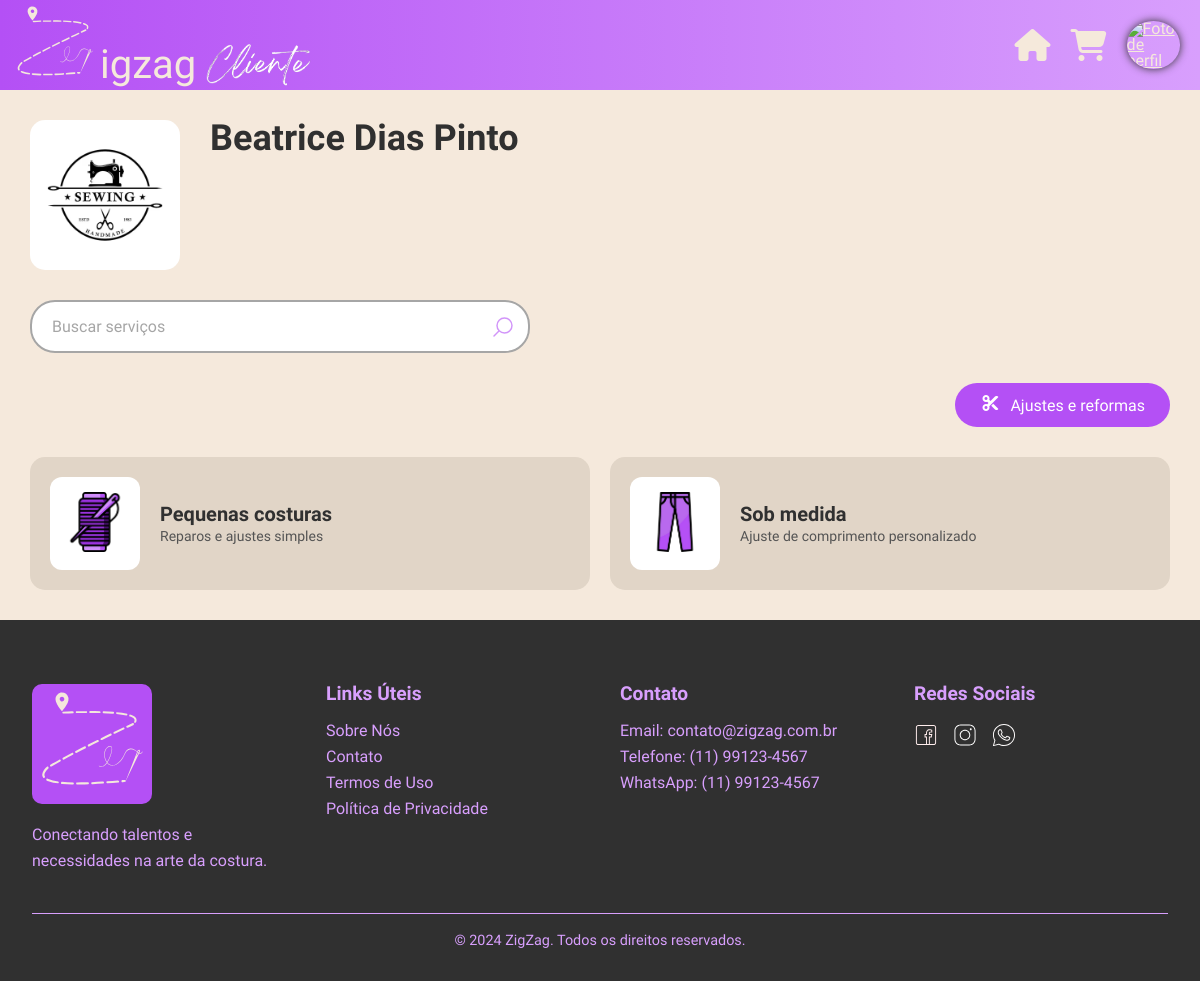
/cliente/loja/index.php?cos=1, run on the app's committed database.
### tables this page shows
CREATE TABLE IF NOT EXISTS tbl_costureiro
(
    cos_id integer NOT NULL PRIMARY KEY AUTO_INCREMENT,

    cos_email varchar(320) NOT NULL,
    cos_senhaHash varchar(128) NOT NULL,

    cos_nome varchar(64),
    cos_telefone bigint,
    cos_cpf bigint,
    cos_cnpj bigint,

    cos_perfil varchar(255) DEFAULT 'default.png',
    cos_verificado tinyint DEFAULT 0,

     
    cos_rua varchar(64),
    cos_bairro varchar(32),
    cos_numero int,
    cos_complemento tinytext,
    cos_cidade varchar(32),
    cos_estado varchar(2),
    cos_cep int
);

CREATE TABLE IF NOT EXISTS tbl_servico
(
    ser_id integer NOT NULL PRIMARY KEY AUTO_INCREMENT,
    ser_nome varchar(32)
);

### web/cliente/bancoCliente.php (called while the page is built, shortened)
<?php
function buscarCostureira($conexao, $cos_id)
{
    $queryCatalogos =   "SELECT *
                        FROM tbl_costureiro
                        WHERE cos_id = $cos_id;";
    $resultadoCatalogos = mysqli_query($conexao, $queryCatalogos);
    if ($resultadoCatalogos) {
        return mysqli_fetch_assoc($resultadoCatalogos);
    } else {
        return false;
    }
}
function buscarServicosDaCostureira($conexao, $cos_id)
{
    $queryCatalogos = "SELECT *
                        FROM tbl_servico
                        WHERE ser_id = ANY
                        (
                        SELECT ser_id
                        FROM tbl_costureiro AS cos JOIN tbl_catalogo AS cat ON cos.cos_id = cat.cos_id
                        WHERE cos.cos_id = $cos_id
                        AND ser_id != 10
                        );";
    $resultadoCatalogos = mysqli_query($conexao, $queryCatalogos);
    if ($resultadoCatalogos) {
        return mysqli_fetch_all($resultadoCatalogos, MYSQLI_ASSOC);
    } else {
        return false;
    }
}
?>

### web/cliente/loja/index.php (the view, shortened to what this page needs)
<!DOCTYPE html>
<html lang="pt-br">
<head>
    <link rel="stylesheet" href="loja.css">
    <link rel="stylesheet" href="https://unpkg.com/leaflet@1.9.4/dist/leaflet.css" />
    <?php
    require_once "../bancoCliente.php";
    require_once "../../conexao.php";
    $costureiraInfo = buscarCostureira($conexao, $_GET['cos']);
    $listaDeCatalogos = buscarServicosDaCostureira($conexao, $_GET['cos']);
    ?>
</head>
<body>
    <header class="top">
        <div class="header_logo">
            <a href="../../"><img class="logo_header" src="../../assets/svg/logo.svg" width="90" height="90"
                    alt="Logo ZigZag">
                <p class="zigzag_txt">igzag</p>
                <img class="cost_text" src="../../assets\images\usu_img\ZigZag.png" alt="costureiro">
            </a>
        </div>
        <nav class="nav_header">
        </nav>
        <a class="icon" href="../"><i class="fa-solid fa-house fa-2x"></i>
        </a>
        <a class="icon" href="../carrinho/"><i class="fa-solid fa-cart-shopping fa-2x"></i>
        </a>
        <a class="icon" href="index.php"><img class="icon_img_perfil"
                src="../../assets/uploads/profilepictures/<?php echo $_SESSION["cli_perfil"]; ?>"
                alt="Foto de perfil" />
        </a>
    </header>
    <div class="info-loja">
        <div class="loja-header">
            <img src="../../assets/uploads/profilepictures/<?php echo $costureiraInfo['cos_perfil']; ?>"
                alt="Foto da loja" class="loja-imagem">
            <div class="loja-info">
                <div class="loja-nome">
                    <?php echo $costureiraInfo['cos_nome']; ?>
                </div>
            </div>
        </div>
        <div class="busca-servicos">
            <div class="busca-container">
                <input type="text" placeholder="Buscar serviços" class="busca-input">
                <img src="../../assets/svg/search.svg" alt="Buscar" class="busca-icon">
            </div>
        </div>
        <div class="categorias-servicos">
            <div class="categoria-buttons">
                <button id="botao1" onclick="mostrarConteudoUm()" class="categoria-btn active">
                    <i class="fa-solid fa-scissors categoria-icon"></i>
                    Ajustes e reformas
                </button>
            </div>
        </div>
        <div id="conteudo1" class="servicos_grid active">
            <?php
            foreach ($listaDeCatalogos as $catalogo) {
                $imagem = ["agulha.png", "ziper.png", "ziper.png",
                    "calca.png", "calça.png", "vestido.png",
                    "tecido.png", "bordar.png", "patchwork.png"];
                $descricao = ["Reparos e ajustes simples", "Substituição de zíperes fáceis", "Substituição de zíperes complicados", "Ajustes de comprimento",
                    "Ajuste de comprimento personalizado", "Peças complicadas de costura", "Reparos em tecidos danificados",
                    "Decoração de peças", "Cria padrões atravéz de tecidos variados"];
                ?>
                <a class="servico-card" href="peca/<?php echo "?ser=" . $catalogo['ser_id'] . "&cos=" . $_GET['cos']; ?>">
                    <div class="servico-icon-container">
                        <img class="servico-icon" src="../../assets/images/usu_img/servicos/<?php echo $imagem[$catalogo['ser_id'] - 1]; ?>"
                            alt="<?php echo $catalogo['ser_nome']; ?>" />
                    </div>
                    <div class="servico-info">
                        <div class="servico-nome"><?php echo $catalogo['ser_nome']; ?></div>
                        <div class="servico-descricao">
                            <?php echo $descricao[$catalogo['ser_id'] - 1]; ?>
                        </div>
                    </div>
                </a>
            <?php } ?>
        </div>
    </div>
    <footer class="footer">
        <div class="container">
            <div class="footer-content">
                <div class="footer-section">
                    <img src="../../assets/svg/logo.svg" alt="ZigZag Logo" class="footer-logo" />
                    <p>Conectando talentos e necessidades na arte da costura.</p>
                </div>
                <div class="footer-section">
                    <h3>Links Úteis</h3>
                    <ul>
                        <li><a href="../../#sobre">Sobre Nós</a></li>
                        <li><a href="../../#contato">Contato</a></li>
                        <li><a href="../../">Termos de Uso</a></li>
                        <li><a href="../../">Política de Privacidade</a></li>
                    </ul>
                </div>
                <div class="footer-section">
                    <h3>Contato</h3>
                    <ul>
                        <li>Email: contato@zigzag.com.br</li>
                        <li>Telefone: (11) 99123-4567</li>
                        <li>WhatsApp: (11) 99123-4567</li>
                    </ul>
                </div>
                <div class="footer-section">
                    <h3>Redes Sociais</h3>
                    <div class="social-links">
                        <a href="#"><img src="../../assets/svg/facebook.svg" alt="Facebook" /></a>
                        <a href="https://www.instagram.com/zigzag_ltda"><img src="../../assets/svg/instagram.svg"
                                alt="Instagram" /></a>
                        <a href="#"><img src="../../assets/svg/whatsapp.svg" alt="WhatsApp" /></a>
                    </div>
                </div>
            </div>
            <div class="footer-bottom">
                <p>&copy; 2024 ZigZag. Todos os direitos reservados.</p>
            </div>
        </div>
    </footer>
</body>
</html>

### data on the page
tbl_costureiro: cos_perfil (picture), cos_nome "Beatrice Dias Pinto"
tbl_servico: shows a picture, ser_nome "Pequenas costuras", ser_id "Reparos e ajustes simples"
tbl_servico: shows a picture, ser_nome "Sob medida", ser_id "Ajuste de comprimento personalizado"
